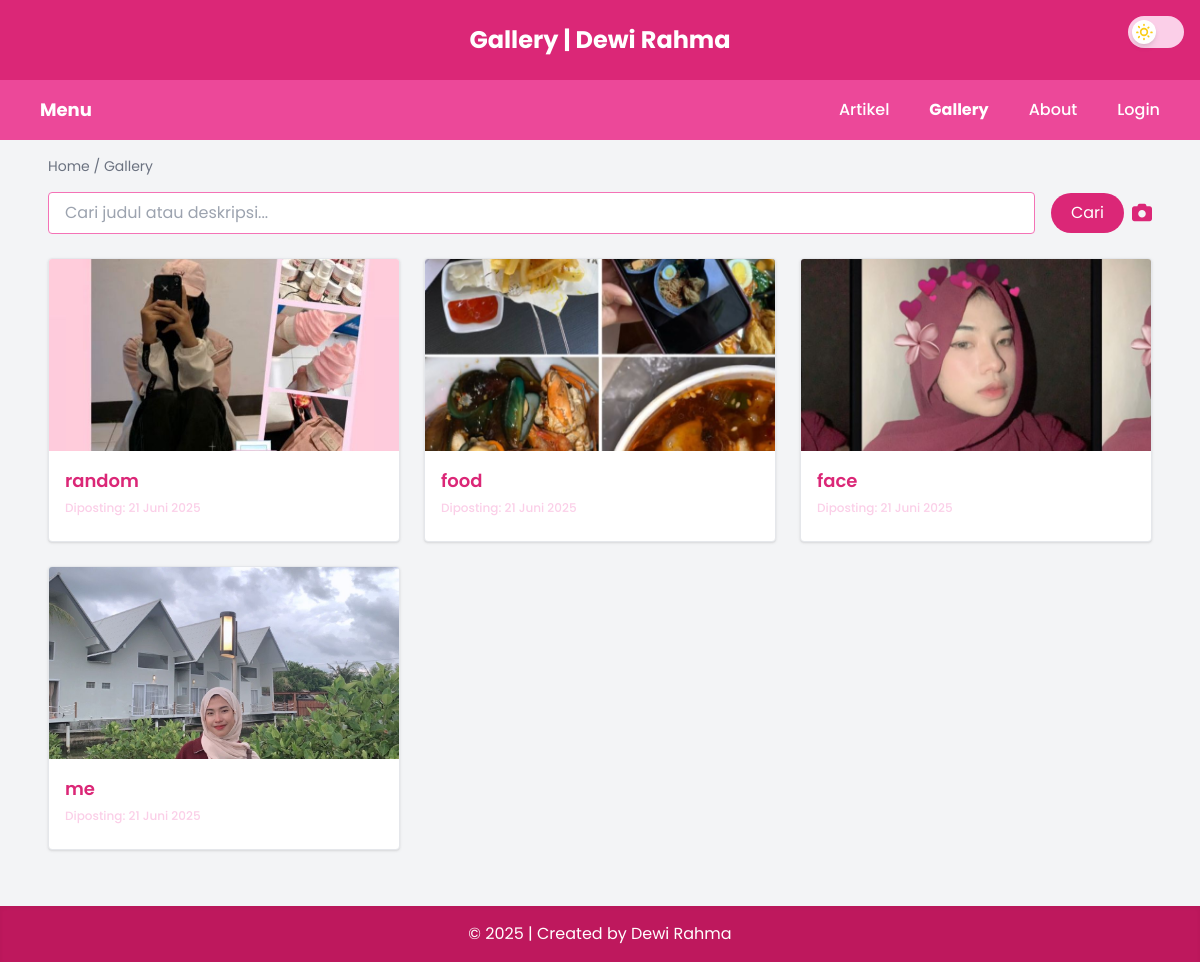
/gallery.php, run on the app's committed database.
### tables this page shows
CREATE TABLE `tbl_gallery` (
  `id_gallery` int(5) NOT NULL,
  `judul` text NOT NULL,
  `foto` text NOT NULL,
  `kategori` varchar(100) NOT NULL,
  `deskripsi` text DEFAULT NULL
);

### gallery.php (the view, shortened to what this page needs)
<?php include "koneksi.php"; ?>
<!DOCTYPE html>
<html lang="en" id="htmlRoot">
<head>
  <script src="https://cdn.tailwindcss.com"></script>
  <link rel="stylesheet" href="https://cdnjs.cloudflare.com/ajax/libs/font-awesome/6.5.0/css/all.min.css" />
</head>
<body class="bg-gray-100 dark:bg-gray-900 dark:bg-galaxy bg-cover bg-fixed text-gray-800 dark:text-gray-100 transition duration-300 relative overflow-x-hidden">
  <div class="fixed top-4 right-4 z-50">
    <label class="flex items-center cursor-pointer relative w-14 h-8">
      <div class="w-full h-full bg-pink-200 dark:bg-gray-600 rounded-full peer-checked:bg-pink-600 transition-all duration-300"></div>
      <div class="dot absolute top-1 left-1 w-6 h-6 bg-white rounded-full shadow-md transition-transform duration-300 peer-checked:translate-x-6"></div>
    </label>
  </div>
  <header class="bg-pink-600 dark:bg-gray-900 text-white  dark:text-pink-400 text-center p-6 text-2xl font-bold shadow">
    Gallery | Dewi Rahma
  </header>
  <nav class="bg-pink-500 dark:bg-pink-200 text-white z-10 dark:text-pink-400">
    <div class="max-w-6xl mx-auto px-4">
      <div class="flex justify-between items-center py-4">
        <div class="text-lg font-bold">Menu</div>
        <ul class="hidden md:flex space-x-10 font-medium text-base" id="menu-list">
          <li><a href="index.php" class="hover:underline">Artikel</a></li>
          <li><a href="gallery.php" class="hover:underline font-bold">Gallery</a></li>
          <li><a href="about.php" class="hover:underline">About</a></li>
          <li><a href="admin/login.php" class="hover:underline">Login</a></li>
        </ul>
      </div>
    </div>
  </nav>
  <main class="max-w-6xl mx-auto px-6 py-4">
    <nav class="mb-4 text-sm text-gray-500 dark:text-pink-300">Home / Gallery</nav>
    <form method="GET" id="searchForm" class="flex flex-col sm:flex-row gap-4 justify-between items-center mb-6 relative">
      <input type="text" name="search" placeholder="Cari judul atau deskripsi..." class="w-full sm:flex-grow px-4 py-2 border border-pink-400 rounded dark:bg-gray-800 dark:text-white focus:outline-none focus:ring-2 focus:ring-pink-500" value="<?= htmlspecialchars($_GET['search'] ?? '') ?>" id="inputSearch" autocomplete="off" />
      <div class="flex space-x-2 items-center">
        <button type="submit" class="px-5 py-2 bg-pink-600 text-white rounded-full hover:bg-pink-700 transition">Cari</button>
        <i class="fas fa-camera text-pink-600 dark:text-pink-300 text-xl cursor-pointer" title="Icon Kamera"></i>
      </div>
    </form>
    <div class="grid grid-cols-1 sm:grid-cols-2 md:grid-cols-3 xl:grid-cols-4 gap-6">
      <?php
      $where = [];
      $whereSQL = count($where) ? 'WHERE ' . implode(' AND ', $where) : '';
      $sql = "SELECT * FROM tbl_gallery $whereSQL ORDER BY id_gallery DESC";
      $query = mysqli_query($db, $sql);
      while ($data = mysqli_fetch_array($query)) {
        echo "<div class='bg-white dark:bg-gray-800 border dark:border-gray-700 rounded shadow overflow-hidden cursor-pointer gallery-glow'>";
        echo "<img src='images/" . htmlspecialchars($data['foto']) . "' loading='lazy' onclick=\"openModal(this.src)\" class='w-full h-48 object-cover' alt='" . htmlspecialchars($data['judul']) . "'>";
        echo "<div class='p-4'>";
        echo "<h3 class='text-lg font-semibold text-pink-600 dark:text-pink-300'>" . htmlspecialchars($data['judul']) . "</h3>";
        echo "<p class='posting-date'>Diposting: 21 Juni 2025</p>";
        echo "</div></div>";
      }
      ?>
    </div>
  </main>
  <footer class="bg-pink-700 dark:bg-pink-200 text-white dark:text-pink-500 text-center py-4 mt-10 shadow-inner">
    &copy; <?= date('Y') ?> | Created by Dewi Rahma
  </footer>
</body>
</html>

### gallery.php (style rules this page uses)
body { font-family: 'Poppins', sans-serif; }
.posting-date { font-size: 0.75rem; color: #fbcfe8; margin-top: 0.25rem; font-weight: 500; }

### data on the page
tbl_gallery: foto+judul (picture), judul "random"
tbl_gallery: foto+judul (picture), judul "food"
tbl_gallery: foto+judul (picture), judul "face"
tbl_gallery: foto (picture), judul "me"
